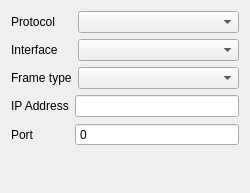
<?xml version="1.0" encoding="UTF-8"?>
<ui version="4.0">
 <class>PlcMitsuDeviceWizard</class>
 <widget class="QWidget" name="PlcMitsuDeviceWizard">
  <property name="geometry">
   <rect>
    <x>0</x>
    <y>0</y>
    <width>250</width>
    <height>193</height>
   </rect>
  </property>
  <property name="windowTitle">
   <string>Form</string>
  </property>
  <layout class="QVBoxLayout" name="verticalLayout">
   <item>
    <layout class="QFormLayout" name="formLayout">
     <item row="2" column="1">
      <widget class="QComboBox" name="cbb_frame_type"/>
     </item>
     <item row="2" column="0">
      <widget class="QLabel" name="label_3">
       <property name="text">
        <string>Frame type</string>
       </property>
      </widget>
     </item>
     <item row="1" column="1">
      <widget class="QComboBox" name="cbb_interface_type"/>
     </item>
     <item row="1" column="0">
      <widget class="QLabel" name="label">
       <property name="text">
        <string>Interface</string>
       </property>
      </widget>
     </item>
     <item row="0" column="1">
      <widget class="QComboBox" name="cbb_protocol_type"/>
     </item>
     <item row="0" column="0">
      <widget class="QLabel" name="label_2">
       <property name="text">
        <string>Protocol</string>
       </property>
      </widget>
     </item>
    </layout>
   </item>
   <item>
    <widget class="QStackedWidget" name="stack_wg">
     <property name="currentIndex">
      <number>0</number>
     </property>
     <widget class="QWidget" name="page">
      <layout class="QHBoxLayout" name="horizontalLayout">
       <property name="leftMargin">
        <number>0</number>
       </property>
       <property name="topMargin">
        <number>0</number>
       </property>
       <property name="rightMargin">
        <number>0</number>
       </property>
       <property name="bottomMargin">
        <number>0</number>
       </property>
       <item>
        <layout class="QFormLayout" name="formLayout_2">
         <item row="0" column="0">
          <widget class="QLabel" name="label_4">
           <property name="text">
            <string>IP Address</string>
           </property>
          </widget>
         </item>
         <item row="1" column="0">
          <widget class="QLabel" name="label_5">
           <property name="text">
            <string>Port</string>
           </property>
          </widget>
         </item>
         <item row="1" column="1">
          <widget class="QSpinBox" name="spb_port">
           <property name="buttonSymbols">
            <enum>QAbstractSpinBox::ButtonSymbols::NoButtons</enum>
           </property>
          </widget>
         </item>
         <item row="0" column="1">
          <widget class="QLineEdit" name="ledit_ip_address"/>
         </item>
        </layout>
       </item>
      </layout>
     </widget>
     <widget class="QWidget" name="page_2"/>
    </widget>
   </item>
  </layout>
 </widget>
 <resources/>
 <connections/>
</ui>
